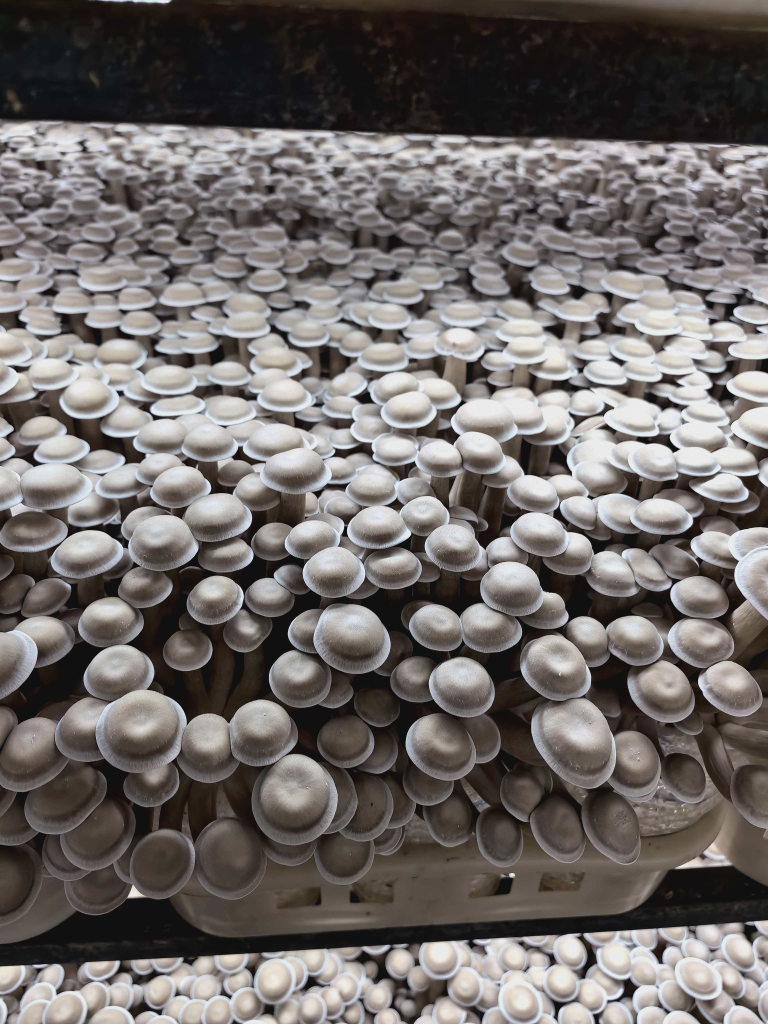
#> input picture data/m1.jpg, 3072 x 4096 px (shown at 1/4 size)
$ python -i compression.py   (imports and definitions only)
#> lines starting #> are read from the running program, lines starting #| are printed output that depends on the picture
#> further down, picture is the input picture: PIL image 3072x4096 RGB; mean R, G, B 110.9, 106.1, 104
import base64
import io
from dataclasses import dataclass

import numpy as np
from PIL import Image
from PIL.Image import Image as PILImageType


@dataclass(frozen=True)
class LlamaImageCompressionConfig:
    target_width: int = 960
    target_height: int = 960
    jpeg_quality: int = 80
    min_jpeg_quality: int = 50
    max_image_bytes: int = 350 * 1024
    downscale_step_percent: int = 15
    ssim_threshold: float = 0.95
    quality_search_steps: int = 7
    max_downscale_attempts: int = 4

    def normalized(self) -> "LlamaImageCompressionConfig":
        jpeg_quality = max(20, min(95, int(self.jpeg_quality)))
        return LlamaImageCompressionConfig(
            target_width=max(64, int(self.target_width)),
            target_height=max(64, int(self.target_height)),
            jpeg_quality=jpeg_quality,
            min_jpeg_quality=max(20, min(jpeg_quality, int(self.min_jpeg_quality))),
            max_image_bytes=max(64 * 1024, int(self.max_image_bytes)),
            downscale_step_percent=max(5, min(40, int(self.downscale_step_percent))),
            ssim_threshold=max(0.7, min(0.999, float(self.ssim_threshold))),
            quality_search_steps=max(3, min(10, int(self.quality_search_steps))),
            max_downscale_attempts=max(1, min(8, int(self.max_downscale_attempts))),
        )


@dataclass(frozen=True)
class LlamaEncodedImage:
    image_data: str
    image_bytes: bytes
    resized_image: PILImageType
    compression_applied: bool
    attempt: int
    selected_quality: int
    ssim: float
    encoded_size: tuple[int, int]
    target_ssim: float


@dataclass(frozen=True)
class ResizedImage:
    image: PILImageType
    original_size: tuple[int, int]
    resized_size: tuple[int, int]

    @property
    def changed(self) -> bool:
        return self.original_size != self.resized_size


def resize_image_for_llama(
    image: PILImageType,
    target_width: int = 960,
    target_height: int = 960,
) -> ResizedImage:
#> called with target_width = 960, target_height = 960
    target_width = max(64, int(target_width))
    target_height = max(64, int(target_height))
    original_width, original_height = image.size
#> original_width = 3072; original_height = 4096

    scale_ratio = min(
        target_width / original_width,
        target_height / original_height,
        1.0,
    )
#> scale_ratio = 0.234

    new_width = max(1, int(original_width * scale_ratio))
#> new_width = 720
    new_height = max(1, int(original_height * scale_ratio))
#> new_height = 960

    if new_width == original_width and new_height == original_height:
        return ResizedImage(image, image.size, image.size)

    resized_image = image.resize((new_width, new_height), Image.Resampling.LANCZOS)
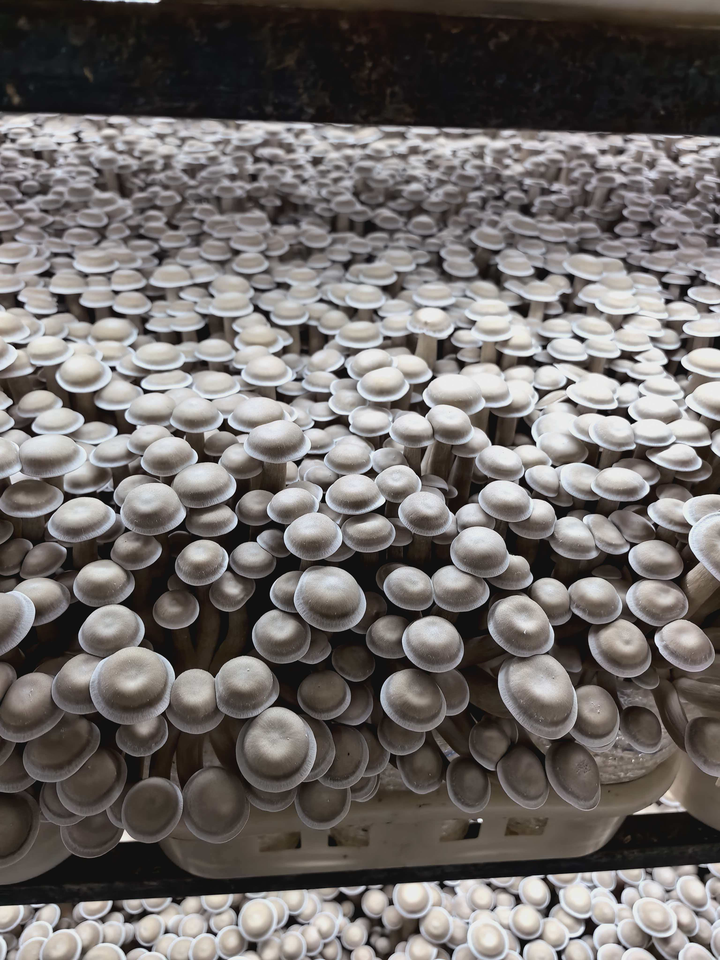
#> resized_image: PIL image 720x960 RGB; mean R, G, B 110.9, 106.1, 104
    return ResizedImage(resized_image, image.size, resized_image.size)


def compute_ssim(source_image: PILImageType, target_image: PILImageType) -> float:
    src_gray = np.asarray(source_image.convert("L"), dtype=np.float64)
    tgt_gray = np.asarray(target_image.convert("L"), dtype=np.float64)

    if src_gray.shape != tgt_gray.shape:
        tgt_gray = np.asarray(
            target_image.convert("L").resize(
                (src_gray.shape[1], src_gray.shape[0]),
                Image.Resampling.BILINEAR,
            ),
            dtype=np.float64,
        )

    c1 = (0.01 * 255) ** 2
    c2 = (0.03 * 255) ** 2

    mu_src = src_gray.mean()
#> mu_src = 107.3
    mu_tgt = tgt_gray.mean()
#> mu_tgt = 107.3
    var_src = src_gray.var()
#> var_src = 4806.6
    var_tgt = tgt_gray.var()
#> var_tgt = 4804.4
    cov = ((src_gray - mu_src) * (tgt_gray - mu_tgt)).mean()
#> cov = 4797.2

    numerator = (2 * mu_src * mu_tgt + c1) * (2 * cov + c2)
#> numerator = 222224824.8
    denominator = (mu_src**2 + mu_tgt**2 + c1) * (var_src + var_tgt + c2)
#> denominator = 222608250.5

    if denominator <= 0:
        return 0.0
    return float(max(0.0, min(1.0, numerator / denominator)))


def encode_jpeg_bytes(image: PILImageType, quality: int) -> bytes:
    buffer = io.BytesIO()
    image.save(buffer, format="JPEG", quality=quality, optimize=True)
    return buffer.getvalue()


def binary_search_quality(
    source_image: PILImageType,
    max_image_bytes: int,
    min_jpeg_quality: int,
    max_jpeg_quality: int,
    ssim_threshold: float,
    quality_search_steps: int,
) -> tuple[bytes, int, float]:
    low = min_jpeg_quality
    high = max_jpeg_quality

    best_bytes = encode_jpeg_bytes(source_image, min_jpeg_quality)
    best_quality = min_jpeg_quality
    best_ssim = 0.0

    for _ in range(quality_search_steps):
        if low > high:
            break

        mid = (low + high) // 2
        encoded = encode_jpeg_bytes(source_image, mid)

        decoded = Image.open(io.BytesIO(encoded)).convert("RGB")
        current_ssim = compute_ssim(source_image, decoded)
#> current_ssim = 0.998
        size_ok = len(encoded) <= max_image_bytes
#> size_ok = True
        ssim_ok = current_ssim >= ssim_threshold
#> ssim_ok = True

        if size_ok and ssim_ok:
            if mid >= best_quality:
                best_bytes = encoded
                best_quality = mid
                best_ssim = current_ssim
#> best_ssim = 0.998
            low = mid + 1
        else:
            high = mid - 1

    if best_ssim <= 0.0:
        fallback_quality = min_jpeg_quality
        for quality in range(max_jpeg_quality, min_jpeg_quality - 1, -5):
            encoded = encode_jpeg_bytes(source_image, quality)
            if len(encoded) <= max_image_bytes:
                decoded = Image.open(io.BytesIO(encoded)).convert("RGB")
                best_ssim = compute_ssim(source_image, decoded)
                best_bytes = encoded
                fallback_quality = quality
                break
        best_quality = fallback_quality

    return best_bytes, best_quality, best_ssim


def encode_image_for_llama_with_meta(
    image: PILImageType,
    config: LlamaImageCompressionConfig | None = None,
) -> LlamaEncodedImage:
    config = (config or LlamaImageCompressionConfig()).normalized()
    resized = resize_image_for_llama(
        image,
        target_width=config.target_width,
        target_height=config.target_height,
    )

    resized_image = resized.image.convert("RGB") if resized.image.mode != "RGB" else resized.image
    current_image = resized_image
    jpeg_quality = config.jpeg_quality

    last_bytes = b""
    last_quality = config.min_jpeg_quality
    last_ssim = 0.0

    for attempt in range(1, config.max_downscale_attempts + 1):
        image_bytes, selected_quality, current_ssim = binary_search_quality(
            source_image=current_image,
            max_image_bytes=config.max_image_bytes,
            min_jpeg_quality=config.min_jpeg_quality,
            max_jpeg_quality=jpeg_quality,
            ssim_threshold=config.ssim_threshold,
            quality_search_steps=config.quality_search_steps,
        )
#> selected_quality = 80; current_ssim = 0.999
        last_bytes = image_bytes
        last_quality = selected_quality
#> last_quality = 80
        last_ssim = current_ssim
#> last_ssim = 0.999

        if len(image_bytes) <= config.max_image_bytes:
            return LlamaEncodedImage(
                image_data=base64.b64encode(image_bytes).decode("utf-8"),
                image_bytes=image_bytes,
                resized_image=resized_image,
                compression_applied=attempt > 1 or current_ssim < config.ssim_threshold,
                attempt=attempt,
                selected_quality=selected_quality,
                ssim=current_ssim,
                encoded_size=current_image.size,
                target_ssim=config.ssim_threshold,
            )

        width, height = current_image.size
        scale = (100 - config.downscale_step_percent) / 100
        next_width = max(64, int(width * scale))
        next_height = max(64, int(height * scale))

        if (next_width, next_height) == (width, height):
            return LlamaEncodedImage(
                image_data=base64.b64encode(image_bytes).decode("utf-8"),
                image_bytes=image_bytes,
                resized_image=resized_image,
                compression_applied=True,
                attempt=attempt,
                selected_quality=selected_quality,
                ssim=current_ssim,
                encoded_size=current_image.size,
                target_ssim=config.ssim_threshold,
            )

        current_image = current_image.resize(
            (next_width, next_height), Image.Resampling.LANCZOS
        )
        jpeg_quality = max(config.min_jpeg_quality, jpeg_quality - 5)

    final_bytes = encode_jpeg_bytes(current_image, config.min_jpeg_quality)
    if not last_bytes:
        last_quality = config.min_jpeg_quality
        last_ssim = 0.0
    return LlamaEncodedImage(
        image_data=base64.b64encode(final_bytes).decode("utf-8"),
        image_bytes=final_bytes,
        resized_image=resized_image,
        compression_applied=True,
        attempt=config.max_downscale_attempts,
        selected_quality=last_quality,
        ssim=last_ssim,
        encoded_size=current_image.size,
        target_ssim=config.ssim_threshold,
    )

>>> from PIL import Image
>>> picture = Image.open('../../../data/m1.jpg')
>>> result = encode_image_for_llama_with_meta(picture)
